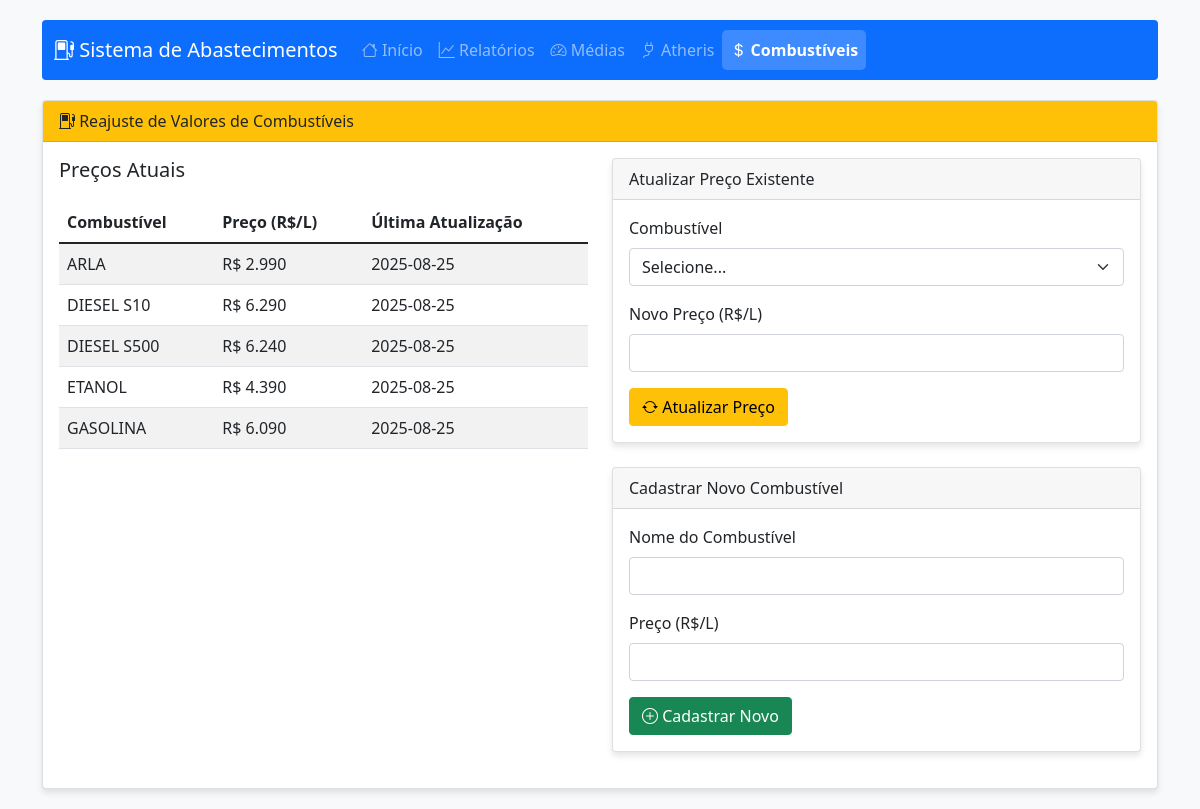
Page /reajuste-combustiveis on the committed database.
### tables this page shows
CREATE TABLE precos_combustivel (
        id INTEGER PRIMARY KEY AUTOINCREMENT,
        combustivel TEXT NOT NULL UNIQUE,
        preco REAL NOT NULL,
        data_atualizacao TEXT NOT NULL
    );

### app.py (the view, shortened to what this page needs)
@app.route('/reajuste-combustiveis', methods=['GET', 'POST'])
def reajuste_combustiveis():
    precos = obter_precos_combustivel()
    return render_template('reajuste_combustiveis.html', precos=precos, active_page='combustiveis')

### app.py (called while the page is built)
@app.context_processor
def inject_now():
    return {'now': datetime.now()}

### database.py (called while the page is built)
def obter_precos_combustivel():
    conn = sqlite3.connect('abastecimentos.db')
    query = "SELECT combustivel, preco, data_atualizacao FROM precos_combustivel ORDER BY combustivel"
    df = pd.read_sql(query, conn)
    conn.close()
    return df.to_dict('records')

### templates/reajuste_combustiveis.html (shortened to what this page needs)
{% extends "base.html" %}
{% block content %}
<div class="card">
    <div class="card-header bg-warning text-dark">
        <i class="bi bi-fuel-pump"></i> Reajuste de Valores de Combustíveis
    </div>
    <div class="card-body">
        <div class="row">
            <div class="col-md-6">
                <h5>Preços Atuais</h5>
                <div class="table-responsive">
                    <table class="table table-striped">
                        <thead>
                            <tr>
                                <th>Combustível</th>
                                <th>Preço (R$/L)</th>
                                <th>Última Atualização</th>
                            </tr>
                        </thead>
                        <tbody>
                            {% for preco in precos %}
                            <tr>
                                <td>{{ preco.combustivel }}</td>
                                <td>R$ {{ "%.3f"|format(preco.preco) }}</td>
                                <td>{{ preco.data_atualizacao }}</td>
                            </tr>
                            {% endfor %}
                        </tbody>
                    </table>
                </div>
            </div>
            <div class="col-md-6">
                <div class="card mb-4">
                    <div class="card-header">Atualizar Preço Existente</div>
                    <div class="card-body">
                        <form method="POST" action="/reajuste-combustiveis">
                            <div class="mb-3">
                                <label class="form-label">Combustível</label>
                                <select class="form-select" name="combustivel" required>
                                    <option value="">Selecione...</option>
                                </select>
                            </div>
                            <div class="mb-3">
                                <label class="form-label">Novo Preço (R$/L)</label>
                                <input type="number" step="0.001" class="form-control" name="novo_preco" required>
                            </div>
                            <button type="submit" class="btn btn-warning">
                                <i class="bi bi-arrow-repeat"></i> Atualizar Preço
                            </button>
                        </form>
                    </div>
                </div>
                <div class="card">
                    <div class="card-header">Cadastrar Novo Combustível</div>
                    <div class="card-body">
                        <form method="POST" action="/reajuste-combustiveis">
                            <div class="mb-3">
                                <label class="form-label">Nome do Combustível</label>
                                <input type="text" class="form-control" name="novo_combustivel" required>
                            </div>
                            <div class="mb-3">
                                <label class="form-label">Preço (R$/L)</label>
                                <input type="number" step="0.001" class="form-control" name="novo_preco" required>
                            </div>
                            <button type="submit" class="btn btn-success">
                                <i class="bi bi-plus-circle"></i> Cadastrar Novo
                            </button>
                        </form>
                    </div>
                </div>
            </div>
        </div>
    </div>
</div>
{% endblock %}

### templates/base.html (shortened to what this page needs)
<!DOCTYPE html>
<html lang="pt-BR">
<head>
    <link href="https://cdn.jsdelivr.net/npm/bootstrap@5.1.3/dist/css/bootstrap.min.css" rel="stylesheet">
    <link rel="stylesheet" href="https://cdn.jsdelivr.net/npm/bootstrap-icons@1.8.1/font/bootstrap-icons.css">
</head>
<body>
    <div class="container">
        <nav class="navbar navbar-expand-lg navbar-dark bg-primary rounded">
            <div class="container-fluid">
                <a class="navbar-brand" href="/">
                    <i class="bi bi-fuel-pump"></i> Sistema de Abastecimentos
                </a>
                <div class="collapse navbar-collapse" id="navbarNav">
                    <div class="navbar-nav">
                        <a class="nav-link {{ 'active' if active_page == 'index' }}" href="/">
                            <i class="bi bi-house"></i> Início
                        </a>
                        <a class="nav-link {{ 'active' if active_page == 'relatorios' }}" href="/relatorios">
                            <i class="bi bi-graph-up"></i> Relatórios
                        </a>
                        <a class="nav-link {{ 'active' if active_page == 'medias' }}" href="/medias-veiculos">
                            <i class="bi bi-speedometer2"></i> Médias
                        </a>
                        <a class="nav-link {{ 'active' if active_page == 'atheris' }}" href="/integracao-atheris">
                            <i class="bi bi-plug"></i> Atheris
                        </a>
                        <a class="nav-link {{ 'active' if active_page == 'combustiveis' }}" href="/reajuste-combustiveis">
                            <i class="bi bi-currency-dollar"></i> Combustíveis
                        </a>
                    </div>
                </div>
            </div>
        </nav>
        {% block content %}{% endblock %}
    </div>
</body>
</html>

### templates/base.html (style rules this page uses)
body { padding-top: 20px; background-color: #f8f9fa; }
.navbar { margin-bottom: 20px; }
.card { box-shadow: 0 4px 6px rgba(0, 0, 0, 0.1); margin-bottom: 20px; }
.table-responsive { margin-top: 20px; }
.nav-link { border-radius: 5px; margin: 2px 0; }
.nav-link.active { background-color: rgba(255,255,255,0.2); font-weight: bold; }

### rows in the picture
precos_combustivel: combustivel "ARLA", preco "2.990", data_atualizacao "2025-08-25"
precos_combustivel: combustivel "DIESEL S10", preco "6.290", data_atualizacao "2025-08-25"
precos_combustivel: combustivel "DIESEL S500", preco "6.240", data_atualizacao "2025-08-25"
precos_combustivel: combustivel "ETANOL", preco "4.390", data_atualizacao "2025-08-25"
precos_combustivel: combustivel "GASOLINA", preco "6.090", data_atualizacao "2025-08-25"
